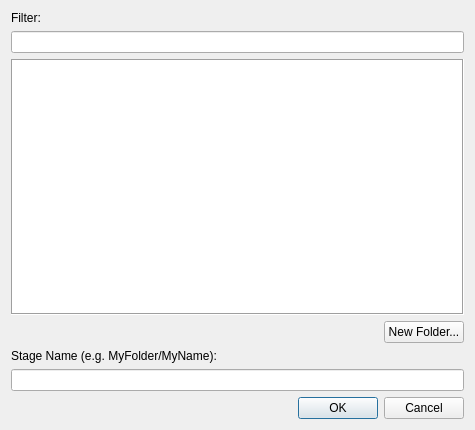
<?xml version="1.0" encoding="UTF-8"?>
<ui version="4.0">
 <class>LevelFileDialog</class>
 <widget class="QDialog" name="LevelFileDialog">
  <property name="geometry">
   <rect>
    <x>0</x>
    <y>0</y>
    <width>475</width>
    <height>430</height>
   </rect>
  </property>
  <property name="minimumSize">
   <size>
    <width>475</width>
    <height>430</height>
   </size>
  </property>
  <property name="modal">
   <bool>true</bool>
  </property>
  <layout class="QVBoxLayout" name="verticalLayout">
   <item>
    <widget class="QLabel" name="filterLabel">
     <property name="text">
      <string>Filter:</string>
     </property>
     <property name="alignment">
      <set>Qt::AlignLeading|Qt::AlignLeft|Qt::AlignTop</set>
     </property>
    </widget>
   </item>
   <item>
    <widget class="QLineEdit" name="filterLineEdit">
     <property name="alignment">
      <set>Qt::AlignLeading|Qt::AlignLeft|Qt::AlignVCenter</set>
     </property>
    </widget>
   </item>
   <item>
    <widget class="QTreeView" name="treeView">
     <property name="frameShape">
      <enum>QFrame::Box</enum>
     </property>
    </widget>
   </item>
   <item>
    <layout class="QHBoxLayout" name="horizontalLayout_2">
     <item>
      <spacer name="horizontalSpacer_2">
       <property name="orientation">
        <enum>Qt::Horizontal</enum>
       </property>
       <property name="sizeHint" stdset="0">
        <size>
         <width>40</width>
         <height>20</height>
        </size>
       </property>
      </spacer>
     </item>
     <item>
      <widget class="QPushButton" name="newFolderButton">
       <property name="text">
        <string>New Folder...</string>
       </property>
      </widget>
     </item>
    </layout>
   </item>
   <item>
    <widget class="QLabel" name="levelNameLavel">
     <property name="text">
      <string>Stage Name (e.g. MyFolder/MyName):</string>
     </property>
     <property name="alignment">
      <set>Qt::AlignLeading|Qt::AlignLeft|Qt::AlignTop</set>
     </property>
    </widget>
   </item>
   <item>
    <layout class="QHBoxLayout" name="horizontalLayout_3">
     <item>
      <widget class="QLineEdit" name="nameLineEdit">
       <property name="alignment">
        <set>Qt::AlignLeading|Qt::AlignLeft|Qt::AlignVCenter</set>
       </property>
      </widget>
     </item>
    </layout>
   </item>
   <item>
    <widget class="QDialogButtonBox" name="buttonBox">
     <property name="standardButtons">
      <set>QDialogButtonBox::Cancel|QDialogButtonBox::Ok</set>
     </property>
    </widget>
   </item>
  </layout>
 </widget>
 <tabstops>
  <tabstop>filterLineEdit</tabstop>
  <tabstop>nameLineEdit</tabstop>
  <tabstop>newFolderButton</tabstop>
  <tabstop>treeView</tabstop>
 </tabstops>
 <resources/>
 <connections/>
</ui>
